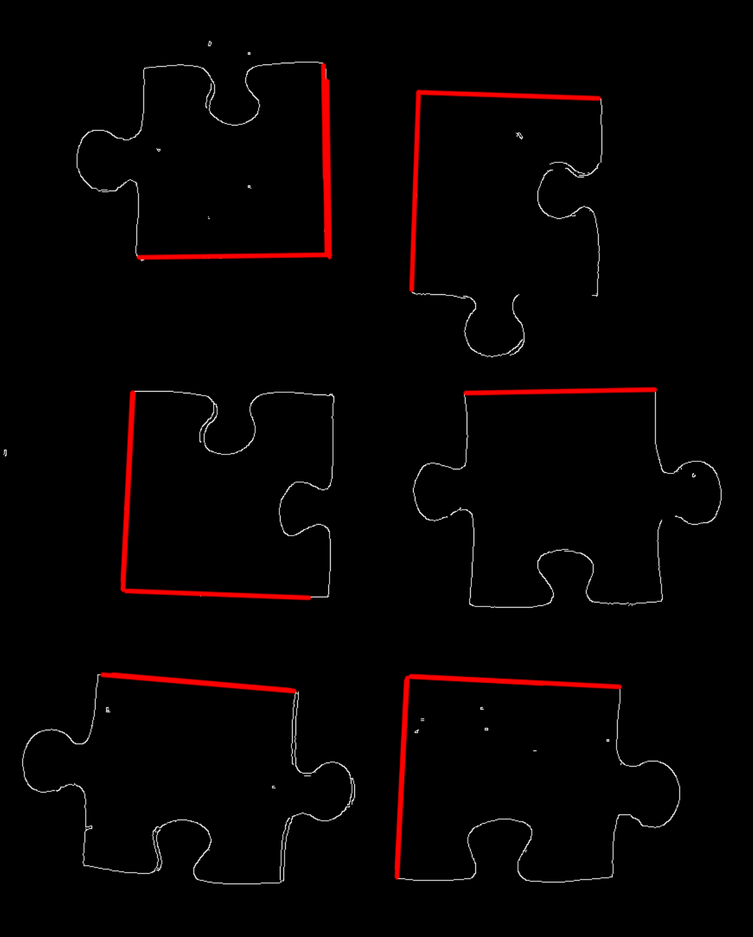
#> input picture images/testing/img.png, 753 x 937 px, shrunk from 1307 x 1627 before the run
$ python circledetection.py
#> lines starting #> are read from the running program, lines starting #| are printed output that depends on the picture; after the words box and inside, x2 and y2 are one past the last pixel; in counts of white or black regions, pixels touching at a corner belong together
import math
from sys import argv
import numpy as np
import cv2 as cv

training_file = 'images/testing/img.png'

filename = argv[1] if len(argv) > 1 else training_file

# Loads an image
src = cv.imread(cv.samples.findFile(training_file), cv.IMREAD_COLOR)
#> src is the input picture: shape (937, 753, 3); mean B, G, R 1.7, 1.7, 5.4

# Read image.
if src is None:
    print('Error opening image!')
    print('Usage: hough_lines.py [image_name -- default ' + training_file + '] \n')
    exit()

# Convert to grayscale.
gray = cv.cvtColor(src, cv.COLOR_BGR2GRAY)
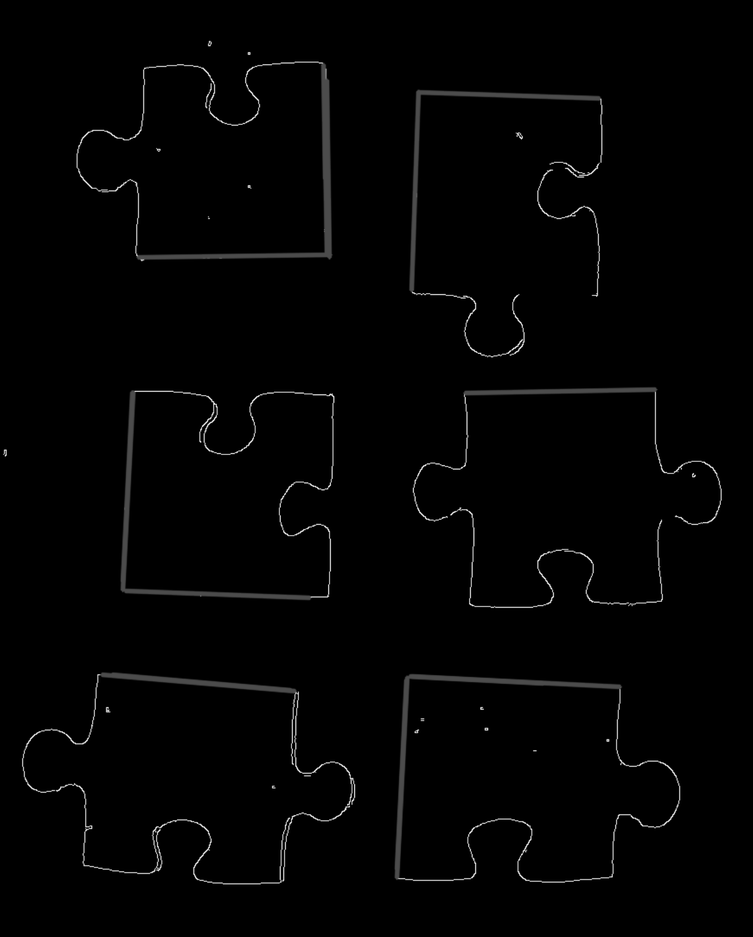
#> gray: shape (937, 753); min 0, max 252, mean 2.8

# Blur using 3 * 3 kernel.
gray_blurred = cv.blur(gray, (3, 3))

# Apply Hough transform on the blurred image.
detected_circles = cv.HoughCircles(gray_blurred,
                                    cv.HOUGH_GRADIENT, 1, 150, param1=50,
                                    param2=30, minRadius=20, maxRadius=50)
#> detected_circles = [[49.5, 754.5, 26.6], [641.5, 795.5, 37.2], [558.5, 196.5, 22.7], [493.5, 332.5, 28.8], [695.5, 483.5, 24.6], [330.5, 784.5, 23]]

# Draw circles that are detected.
if detected_circles is not None:
    # Convert the circle parameters a, b and r to integers.
    detected_circles = np.uint16(np.around(detected_circles))
#> detected_circles = [[50, 754, 27], [642, 796, 37], [558, 196, 23], [494, 332, 29], [696, 484, 25], [330, 784, 23]]

    print(detected_circles)
#| [[[ 50 754  27]
#|   [642 796  37]
#|   [558 196  23]
#|   [494 332  29]
#|   [696 484  25]
#|   [330 784  23]]]

    for pt in detected_circles[0, :]:
        a, b, r = pt[0], pt[1], pt[2]

        # Draw the circumference of the circle.
        cv.circle(src, (a, b), r, (0, 255, 0), 2)

        # Draw a small circle (of radius 1) to show the center.
        cv.circle(src, (a, b), 1, (0, 0, 255), 3)
#> this loop made 6 passes
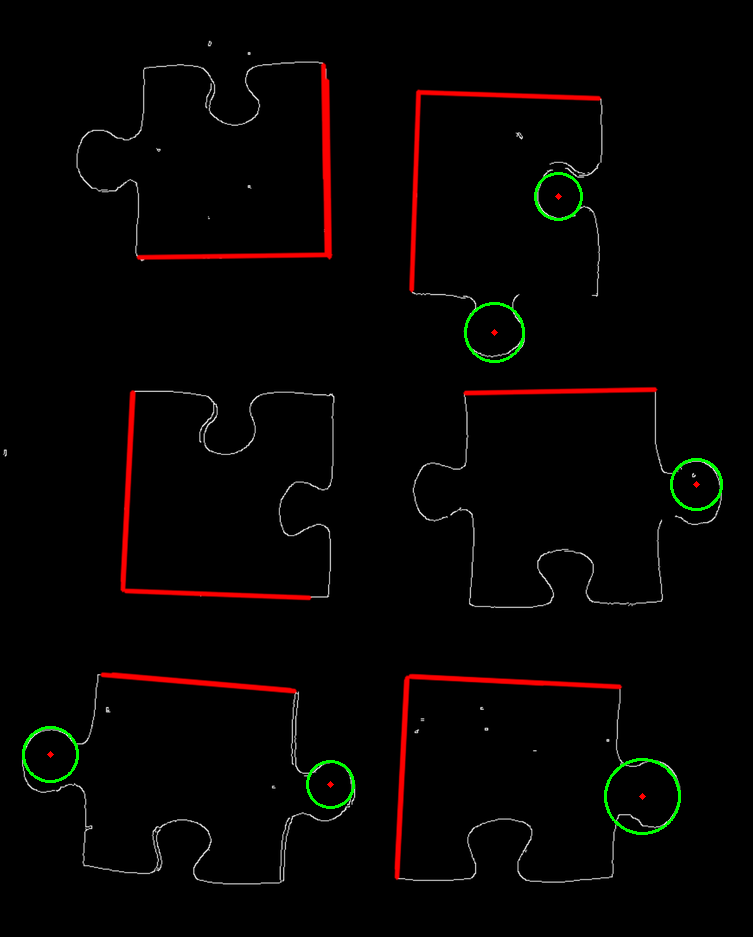
#> src: shape (937, 753, 3); 0.46% of pixels changed, all inside (x1, y1, x2, y2) = (22, 172, 723, 835)

# Display the detected circles.
cv.imshow("Detected Circles", src)
cv.waitKey(0)
